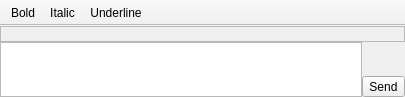
<?xml version="1.0" encoding="UTF-8"?>
<ui version="4.0">
 <class>CWidgetChatInput</class>
 <widget class="QMainWindow" name="CWidgetChatInput">
  <property name="enabled">
   <bool>true</bool>
  </property>
  <property name="geometry">
   <rect>
    <x>0</x>
    <y>0</y>
    <width>405</width>
    <height>97</height>
   </rect>
  </property>
  <property name="sizePolicy">
   <sizepolicy hsizetype="Expanding" vsizetype="Preferred">
    <horstretch>0</horstretch>
    <verstretch>0</verstretch>
   </sizepolicy>
  </property>
  <property name="minimumSize">
   <size>
    <width>0</width>
    <height>97</height>
   </size>
  </property>
  <property name="maximumSize">
   <size>
    <width>16777215</width>
    <height>150</height>
   </size>
  </property>
  <property name="baseSize">
   <size>
    <width>0</width>
    <height>97</height>
   </size>
  </property>
  <property name="windowTitle">
   <string>Chat Text Input</string>
  </property>
  <property name="windowIcon">
   <iconset resource="../Resource.qrc">
    <normaloff>:/Resource/Library/Document.png</normaloff>:/Resource/Library/Document.png</iconset>
  </property>
  <widget class="QWidget" name="centralwidget">
   <layout class="QGridLayout" name="gridLayout">
    <property name="leftMargin">
     <number>0</number>
    </property>
    <property name="topMargin">
     <number>0</number>
    </property>
    <property name="rightMargin">
     <number>0</number>
    </property>
    <property name="bottomMargin">
     <number>0</number>
    </property>
    <property name="spacing">
     <number>0</number>
    </property>
    <item row="0" column="0" colspan="2">
     <widget class="QLabel" name="helpLabel">
      <property name="sizePolicy">
       <sizepolicy hsizetype="Ignored" vsizetype="Preferred">
        <horstretch>0</horstretch>
        <verstretch>0</verstretch>
       </sizepolicy>
      </property>
      <property name="autoFillBackground">
       <bool>true</bool>
      </property>
      <property name="frameShape">
       <enum>QFrame::StyledPanel</enum>
      </property>
      <property name="frameShadow">
       <enum>QFrame::Raised</enum>
      </property>
      <property name="wordWrap">
       <bool>true</bool>
      </property>
     </widget>
    </item>
    <item row="2" column="1">
     <widget class="QFrame" name="frame">
      <property name="frameShape">
       <enum>QFrame::NoFrame</enum>
      </property>
      <property name="frameShadow">
       <enum>QFrame::Raised</enum>
      </property>
      <layout class="QVBoxLayout" name="verticalLayout">
       <property name="spacing">
        <number>0</number>
       </property>
       <property name="leftMargin">
        <number>0</number>
       </property>
       <property name="topMargin">
        <number>0</number>
       </property>
       <property name="rightMargin">
        <number>0</number>
       </property>
       <property name="bottomMargin">
        <number>0</number>
       </property>
       <item>
        <spacer name="verticalSpacer">
         <property name="orientation">
          <enum>Qt::Vertical</enum>
         </property>
         <property name="sizeHint" stdset="0">
          <size>
           <width>20</width>
           <height>40</height>
          </size>
         </property>
        </spacer>
       </item>
       <item>
        <widget class="QToolButton" name="toolButtonSend">
         <property name="text">
          <string>Send</string>
         </property>
         <property name="icon">
          <iconset resource="../Resource.qrc">
           <normaloff>:/Resource/Chat/Send.png</normaloff>:/Resource/Chat/Send.png</iconset>
         </property>
         <property name="toolButtonStyle">
          <enum>Qt::ToolButtonTextBesideIcon</enum>
         </property>
        </widget>
       </item>
      </layout>
     </widget>
    </item>
    <item row="1" column="0" rowspan="2">
     <widget class="CWidgetReturnEmitTextEdit" name="textEditInput">
      <property name="sizePolicy">
       <sizepolicy hsizetype="MinimumExpanding" vsizetype="Preferred">
        <horstretch>1</horstretch>
        <verstretch>0</verstretch>
       </sizepolicy>
      </property>
     </widget>
    </item>
   </layout>
  </widget>
  <widget class="QToolBar" name="toolBarTextTools">
   <property name="minimumSize">
    <size>
     <width>0</width>
     <height>26</height>
    </size>
   </property>
   <property name="maximumSize">
    <size>
     <width>16777215</width>
     <height>24</height>
    </size>
   </property>
   <property name="contextMenuPolicy">
    <enum>Qt::PreventContextMenu</enum>
   </property>
   <property name="windowTitle">
    <string>toolBar</string>
   </property>
   <property name="movable">
    <bool>false</bool>
   </property>
   <property name="allowedAreas">
    <set>Qt::TopToolBarArea</set>
   </property>
   <property name="floatable">
    <bool>false</bool>
   </property>
   <attribute name="toolBarArea">
    <enum>TopToolBarArea</enum>
   </attribute>
   <attribute name="toolBarBreak">
    <bool>false</bool>
   </attribute>
   <addaction name="actionBold"/>
   <addaction name="actionItalic"/>
   <addaction name="actionUnderline"/>
  </widget>
  <action name="actionBold">
   <property name="checkable">
    <bool>true</bool>
   </property>
   <property name="icon">
    <iconset resource="../Resource.qrc">
     <normaloff>:/Resource/Generic/FormatTextBold.png</normaloff>:/Resource/Generic/FormatTextBold.png</iconset>
   </property>
   <property name="text">
    <string>Bold</string>
   </property>
   <property name="shortcut">
    <string>Ctrl+B</string>
   </property>
  </action>
  <action name="actionItalic">
   <property name="checkable">
    <bool>true</bool>
   </property>
   <property name="icon">
    <iconset resource="../Resource.qrc">
     <normaloff>:/Resource/Generic/FormatTextItalic.png</normaloff>:/Resource/Generic/FormatTextItalic.png</iconset>
   </property>
   <property name="text">
    <string>Italic</string>
   </property>
   <property name="shortcut">
    <string>Ctrl+I</string>
   </property>
  </action>
  <action name="actionUnderline">
   <property name="checkable">
    <bool>true</bool>
   </property>
   <property name="icon">
    <iconset resource="../Resource.qrc">
     <normaloff>:/Resource/Generic/FormatTextUnderline.png</normaloff>:/Resource/Generic/FormatTextUnderline.png</iconset>
   </property>
   <property name="text">
    <string>Underline</string>
   </property>
   <property name="shortcut">
    <string>Ctrl+U</string>
   </property>
  </action>
 </widget>
 <customwidgets>
  <customwidget>
   <class>CWidgetReturnEmitTextEdit</class>
   <extends>QTextEdit</extends>
   <header location="global">widgetreturnemittextedit.h</header>
  </customwidget>
 </customwidgets>
 <resources>
  <include location="../Resource.qrc"/>
 </resources>
 <connections/>
</ui>
